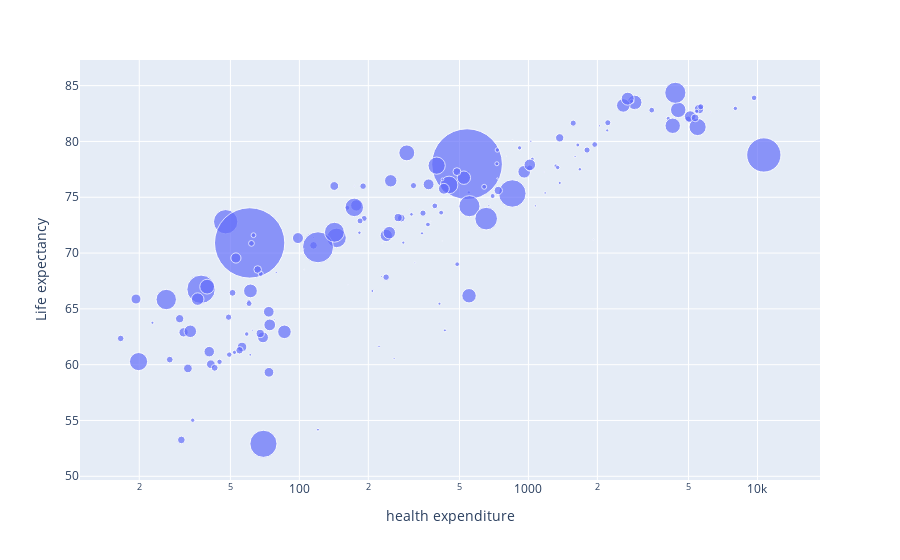

Notebook cell for this chart:
### Code cell
fig = px.scatter(data, x="health expenditure", y="Life expectancy",
                 size="population",
                 hover_name="country", log_x=True, size_max=50)
fig.show()

### Figure 1 — Plotly figure (JSON) as saved in the notebook; plotly's stock layout.template omitted (floating-point values rounded to 4 significant figures; data arrays with more than 128 entries replaced by an {"elided": "..."} marker saying what was removed)
{"data": [{"hovertemplate": "<b>%{hovertext}</b><br><br>health expenditure=%{x}<br>Life expectancy=%{y}<br>population=%{marker.size}<extra></extra>", "hovertext": {"elided": "168 str values"}, "legendgroup": "", "marker": {"color": "#636efa", "size": {"elided": "168 int values"}, "sizemode": "area", "sizeref": 564440, "symbol": "circle"}, "mode": "markers", "name": "", "orientation": "v", "showlegend": false, "type": "scatter", "x": {"elided": "168 float values"}, "xaxis": "x", "y": {"elided": "168 float values"}, "yaxis": "y"}], "layout": {"legend": {"itemsizing": "constant", "tracegroupgap": 0}, "margin": {"t": 60}, "xaxis": {"anchor": "y", "domain": [0, 1], "title": {"text": "health expenditure"}, "type": "log"}, "yaxis": {"anchor": "x", "domain": [0, 1], "title": {"text": "Life expectancy"}}}}
